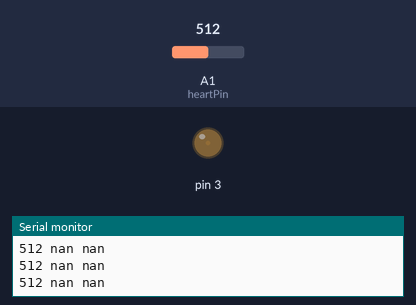
Recording of a sketch running on a simulated Arduino Uno, built with avr-gcc and run on an emulated ATmega328P. Parts: output pins drawn as LEDs (lit = HIGH), the last lines printed to the serial monitor. The test bench sets the inputs (shaded band); at power-on: A1 (heartPin) = 512.

Above: at 1.2 s.
1.3 s: A1 (heartPin) set to 716
At 1.9 s:
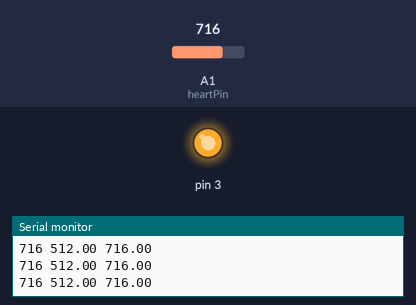
4.3 s: A1 (heartPin) set to 511
At 5.2 s:
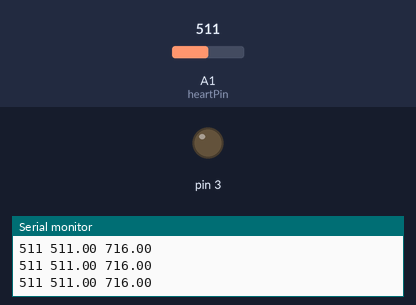
7.3 s: A1 (heartPin) set to 306
At 10.21 s:
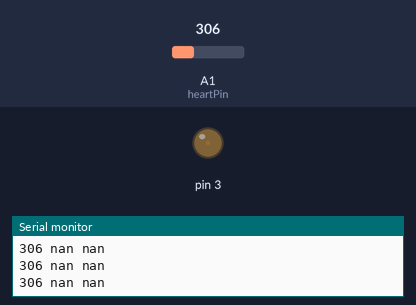
10.3 s: A1 (heartPin) set to 1023
At 11.3 s:
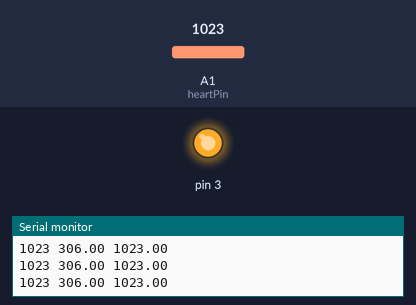
Timing chart, 0 to 14.3 s (numbered marks = the images above; inputs shaded):
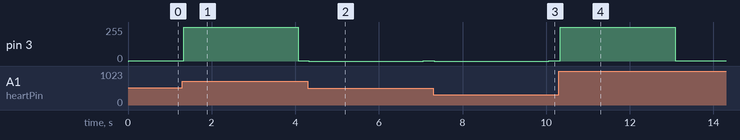

Measured:
- after the input at 1.3 s, pin 3: 1/255 → 255/255 at once, → 1/255 2.7 s later
- after the input at 4.3 s, pin 3: 1/255 → 0/255 at once, → 1/255 2.7 s later
- after the input at 7.3 s, pin 3: 1/255 → 0/255 at once, → 1/255 2.7 s later
- after the input at 10.3 s, pin 3: 1/255 → 255/255 at once, → 1/255 2.8 s later

The sketch:

heartBeatProject.ino
```cpp
class Queue {
  public:
    float emptyValue = 0.00010100203;
    int queueSize = 0, rearPointer = 0, frontPointer = 0;
    float myQueue[100];

    Queue(int queueSize_) {
      queueSize = queueSize_;
      for (int i = 0; i < queueSize; i++) {
        myQueue[i] = emptyValue;
      }
    }

    Queue(int queueSize_, float emptyValue_) {
      queueSize = queueSize_;
      emptyValue = emptyValue_;
      for (int i = 0; i < queueSize; i++) {
        myQueue[i] = emptyValue;
      }
    }

    void enQueue(float dataItem) {
      if (!Full()) {
        myQueue[rearPointer] = dataItem;
        rearPointer = (rearPointer+1)%queueSize;
      }
    }

    void deQueue() {
      if (!Empty()) {
        myQueue[frontPointer] = emptyValue;
        frontPointer = (frontPointer+1)%queueSize;
      }
    }
  /*
    float deQueue(int r) {
      float returnData = myQueue[frontPointer];
      if (!isEmpty()) {
        myQueue[frontPointer] = emptyValue;
        frontPointer = (frontPointer+1)%queueSize;
      } else Serial.println("Already Empty ");
      return returnData;
    }
  */
    boolean Full() {
      boolean full = true;
      for (int i = 0; i < queueSize; i++) {
        if (myQueue[i] == emptyValue) full = false;
      }
      return full;
    }

    boolean Empty() {
      boolean empty = true;
      for (int i = 0; i < queueSize; i++) {
        if (myQueue[i] != emptyValue) empty = false;
      }
      return empty;
    }

    void Reset() {
      rearPointer = 0;
      frontPointer = 0;
      for (int i = 0; i < queueSize; i++) {
        myQueue[i] = emptyValue;
      }
    }

    float maximum() {
      float maximum = 0;
      for (int i = 0; i < queueSize; i++) {
        if(myQueue[i] > maximum) maximum = myQueue[i];
      }
      return maximum;
    }

    float minimum() {
      float minimum = 1023;
      for (int i = 0; i < queueSize; i++) {
        if(myQueue[i] < minimum && myQueue[i] != emptyValue) minimum = myQueue[i];
      }
      return minimum;
    }

    void Fill(float v) {
      rearPointer = 0;
      frontPointer = 0;
      for (int i = 0; i < queueSize; i++) {
        myQueue[i] = v;
      }
    }

    float sum() {
      if (!Empty()) {
        float summ = 0;
        for (int i = 0; i < queueSize; i++) {
          if (myQueue[i] != emptyValue) {
            summ+=myQueue[i];
          }
        }
        return summ;
      } else return emptyValue;
    }

    float sumOfLessThan(float mini) {
      if (!Empty()) {
        float summ = 0;
        for (int i = 0; i < queueSize; i++) {
          if (myQueue[i] != emptyValue && myQueue[i] < mini) {
            summ+=myQueue[i];
          }
        }
        return summ;
      } else return emptyValue;
    }

    float sumOfMoreThan(float maxi) {
      if (!Empty()) {
        float summ = 0;
        for (int i = 0; i < queueSize; i++) {
          if (myQueue[i] != emptyValue && myQueue[i] > maxi) {
            summ+=myQueue[i];
          }
        }
        return summ;
      } else return emptyValue;
    }

    float average() {
      if (!Empty()) {
        int n = 0;
        float summ = 0;
        for (int i = 0; i < queueSize; i++) {
          if (myQueue[i] != emptyValue) {
            n++;
            summ+=myQueue[i];
          }
        }
        return summ/n;
      } else return emptyValue;
    }

    float averageOfLessThan(float mini) {
      if (!Empty()) {
        int n = 0;
        float summ = 0;
        for (int i = 0; i < queueSize; i++) {
          if (myQueue[i] != emptyValue && myQueue[i] < mini) {
            n++;
            summ+=myQueue[i];
          }
        }
        return summ/n;
      } else return emptyValue;
    }

    float averageOfMoreThan(float maxi) {
      if (!Empty()) {
        int n = 0;
        float summ = 0;
        for (int i = 0; i < queueSize; i++) {
          if (myQueue[i] != emptyValue && myQueue[i] > maxi) {
            n++;
            summ+=myQueue[i];
          }
        }
        return summ/n;
      } else return emptyValue;
    }

};

Queue heartData(100);
int heartPin = A1;

void setup() {
  Serial.begin(9600);
  pinMode(1, OUTPUT);
  heartData.Fill(analogRead(heartPin));
}

void loop() {
  if (heartData.Full()) heartData.deQueue();
  heartData.enQueue(analogRead(heartPin));

  float minn = heartData.averageOfLessThan(heartData.minimum() + 0.5*(heartData.average()-heartData.minimum()));
  float maxx = heartData.averageOfMoreThan(heartData.maximum() - 0.5*(heartData.maximum()-heartData.average()));


  Serial.print(analogRead(A1));
  Serial.print(" ");
  Serial.print(heartData.averageOfLessThan(heartData.minimum() + 0.5*(heartData.average()-heartData.minimum())));
  Serial.print(" ");
  Serial.println(heartData.averageOfMoreThan(heartData.maximum() - 0.5*(heartData.maximum()-heartData.average())));

  analogWrite(3, constrain(map(analogRead(A1), minn, maxx, 0, 255), 0, 255));
  delay(10);
}
```
